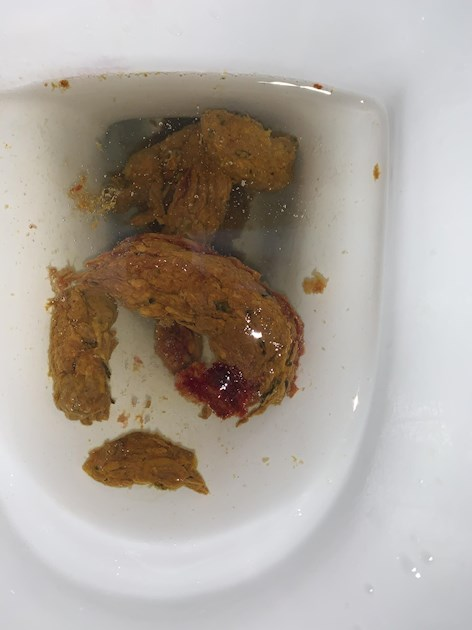
#> input picture imDuplicates/blood_images/blood1.jpg, 472 x 630 px, found by its file name
$ python get_blood.py
#> lines starting #> are read from the running program, lines starting #| are printed output that depends on the picture
from sklearn.cluster import KMeans
import matplotlib.pyplot as plt
import numpy as np
import cv2
from collections import Counter
from skimage.color import rgb2lab, deltaE_cie76
import os
from colormath.color_objects import sRGBColor, LabColor
from colormath.color_conversions import convert_color
from colormath.color_diff import delta_e_cie2000
'''
    The goal is to
        1. find the cluster mean averages for colors in image
        2. compare to a mean value of blood that will be used to compare (could change to a range instead of mean)
        3. use Euclidian distance to determine if blood is in picture or not
            - will compare with each cluster color value to the optimal (blood)
        4. Return success/message to indicate success or failure
'''

def RGB2HEX(color):
    return "#{:02x}{:02x}{:02x}".format(int(color[0]), int(color[1]), int(color[2]))

def get_image(image_path):
    image = cv2.imread(image_path)
#> image is the input picture: shape (630, 472, 3); mean B, G, R 156.8, 165.2, 173.6
    image = cv2.cvtColor(image, cv2.COLOR_BGR2RGB)
    return image

def get_colors(image, number_of_colors, show_chart):

#> called with number_of_colors = 10, show_chart = True
    modified_image = cv2.resize(image, (600, 400), interpolation = cv2.INTER_AREA)
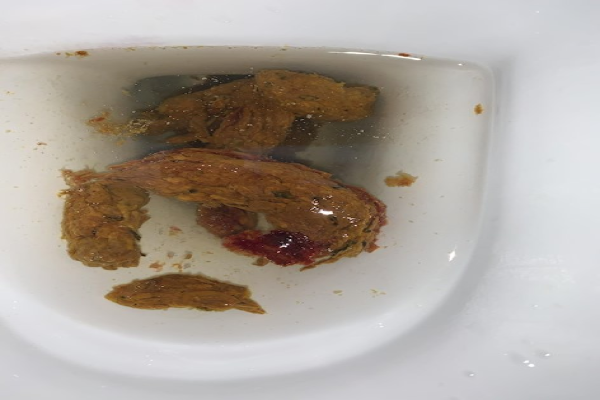
#> modified_image: shape (400, 600, 3); mean R, G, B 173.5, 165.1, 156.7
    modified_image = modified_image.reshape(modified_image.shape[0]*modified_image.shape[1], 3)

    clf = KMeans(n_clusters = number_of_colors)
    labels = clf.fit_predict(modified_image)

    counts = Counter(labels)
#> counts = 10 items
    # sort to ensure correct color percentage
    counts = dict(sorted(counts.items()))

    center_colors = clf.cluster_centers_
    # We get ordered colors by iterating through the keys
    ordered_colors = [center_colors[i] for i in counts.keys()]
#> ordered_colors = [[88.68, 62.61, 38.29], [194.9, 193.4, 192], [145.2, 132.3, 109.6], [219.8, 220.4, 223.3], [119.8, 102.3, 77.62], [165.6, 155.7, 138.1], [114.8, 78.24, 42.09], [182.8, 178.5, 171.2], [66.51, 42.12, 27.26], [207.2, 206.9, 209]]
    hex_colors = [RGB2HEX(ordered_colors[i]) for i in counts.keys()]
#> hex_colors = ['#583e26', '#c2c1c0', '#91846d', '#dbdcdf', '#77664d', '#a59b8a', '#724e2a', '#b6b2ab', '#422a1b', '#cfced1']
    global rgb_colors
    rgb_colors = [ordered_colors[i] for i in counts.keys()]
#> rgb_colors has the same summary as ordered_colors

    if (show_chart):
        plt.figure(figsize = (8, 6))
        plt.pie(counts.values(), labels = hex_colors, colors = hex_colors)
        plt.show()
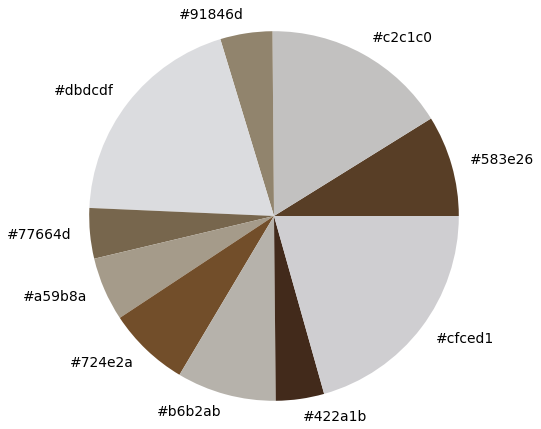
#> figure drawn by matplotlib, 1 panel
    #print(rgb_colors)
    return rgb_colors

# [93 lines left out: functions match_image_by_color, hex_to_rgb, delta, range, not called in this run]


if __name__ == '__main__':
    image_path = '/Users/nicolasdecapite/Desktop/imDuplicates/blood_images/blood1.jpg'
    # 8 is for the amount of color clusters
    get_colors(get_image(image_path), 10, True)


    # [19 lines of commented-out code are left out]

$ run again, with imDuplicates/blood_images/blood2.jpg copied over imDuplicates/blood_images/blood1.jpg
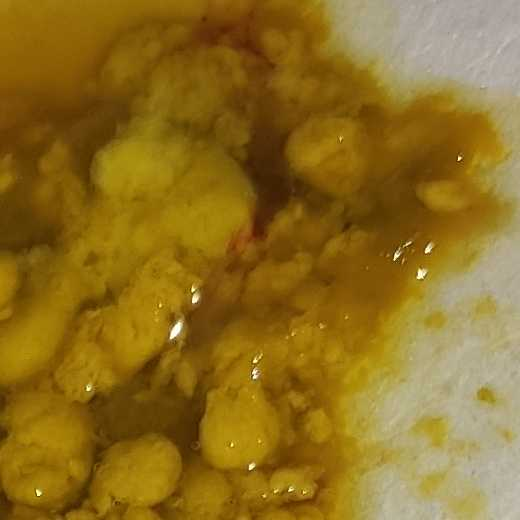
#> input picture imDuplicates/blood_images/blood2.jpg, 520 x 520 px, found by its file name
#> in get_image, image is the input picture: shape (520, 520, 3); mean B, G, R 32.5, 110.2, 142.4
#> in get_colors, `modified_image = cv2.resize(image, (600, 400), interpolation = cv2.INT..`:
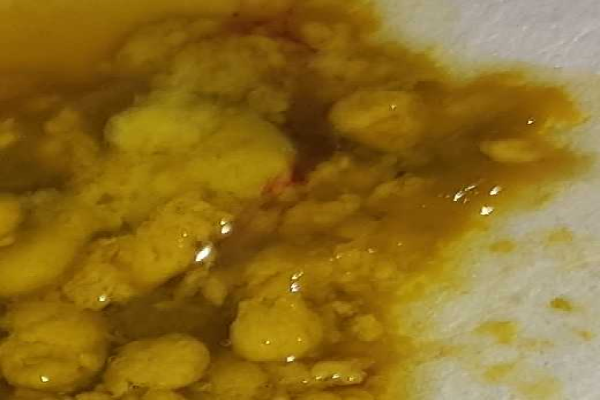
#> modified_image: shape (400, 600, 3); mean R, G, B 142.3, 110, 32.4
#> counts = 10 items
#> ordered_colors = [[137.7, 97.46, 8.06], [177.6, 168.2, 125.1], [105.1, 67.44, 5.36], [168.2, 146.6, 52], [122.9, 83.07, 6.37], [165.8, 130.3, 13.51], [179.8, 172.9, 153.6], [173.3, 159.6, 92.51], [84.93, 51.17, 3.77], [151.2, 112.8, 9.61]]
#> hex_colors = ['#896108', '#b1a87d', '#694305', '#a89233', '#7a5306', '#a5820d', '#b3ac99', '#ad9f5c', '#543303', '#977009']
#> rgb_colors has the same summary as ordered_colors
#> in get_colors, `plt.show()`:
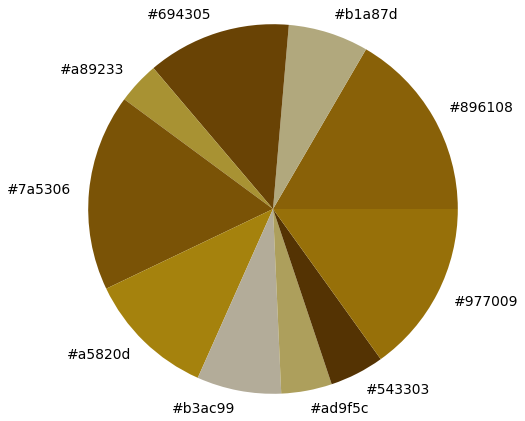
#> figure drawn by matplotlib, 1 panel

$ run again, with imDuplicates/blood_images/online_v1_02538.jpg copied over imDuplicates/blood_images/blood1.jpg
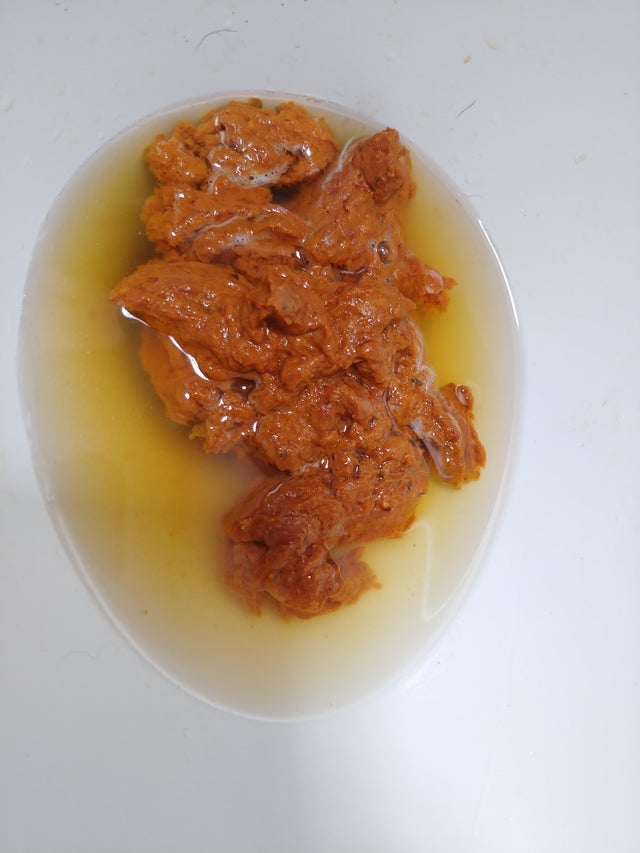
#> input picture imDuplicates/blood_images/online_v1_02538.jpg, 640 x 853 px, found by its file name
#> in get_image, image is the input picture: shape (853, 640, 3); mean B, G, R 149.9, 166, 186
#> in get_colors, `modified_image = cv2.resize(image, (600, 400), interpolation = cv2.INT..`:
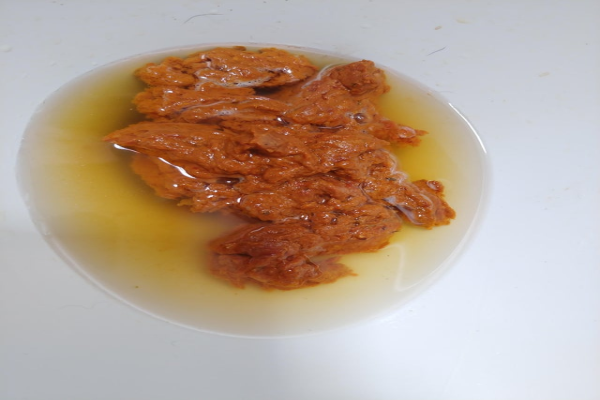
#> modified_image: shape (400, 600, 3); mean R, G, B 186, 166, 149.9
#> counts = 10 items
#> ordered_colors = [[148, 71.22, 26], [185.3, 187.1, 191.2], [224.5, 230.3, 241.2], [175.5, 130.4, 43.02], [181.4, 159.8, 120.3], [202.1, 204.7, 210.6], [163.4, 93.27, 42.67], [192.9, 179.9, 155.7], [177.6, 142.7, 82.02], [116.1, 47.02, 18.99]]
#> hex_colors = ['#94471a', '#b9bbbf', '#e0e6f1', '#af822b', '#b59f78', '#caccd2', '#a35d2a', '#c0b39b', '#b18e52', '#742f12']
#> rgb_colors has the same summary as ordered_colors
#> in get_colors, `plt.show()`:
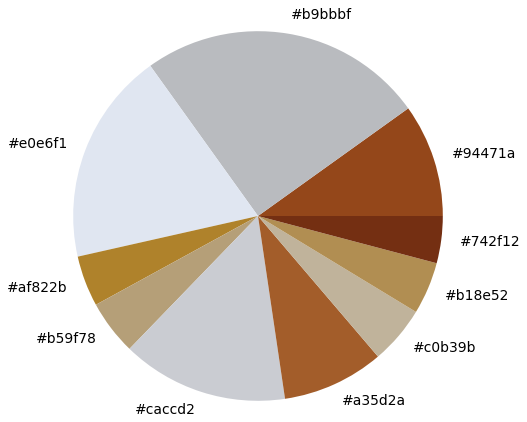
#> figure drawn by matplotlib, 1 panel
